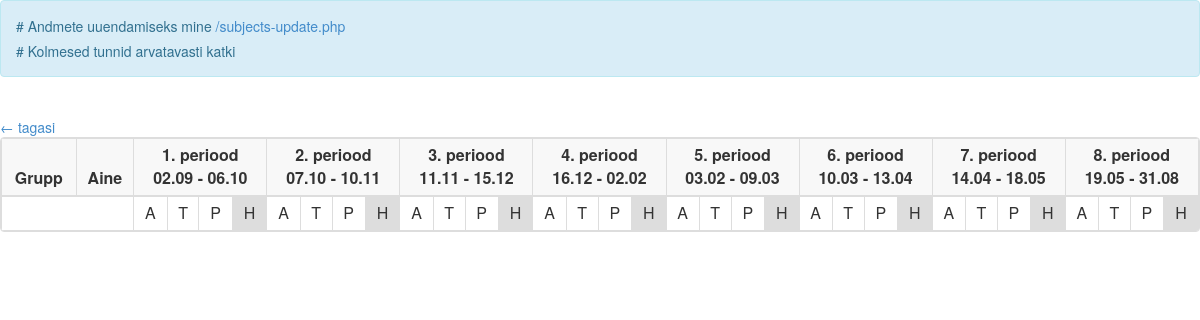
Before: /subjects.php with the older database file.
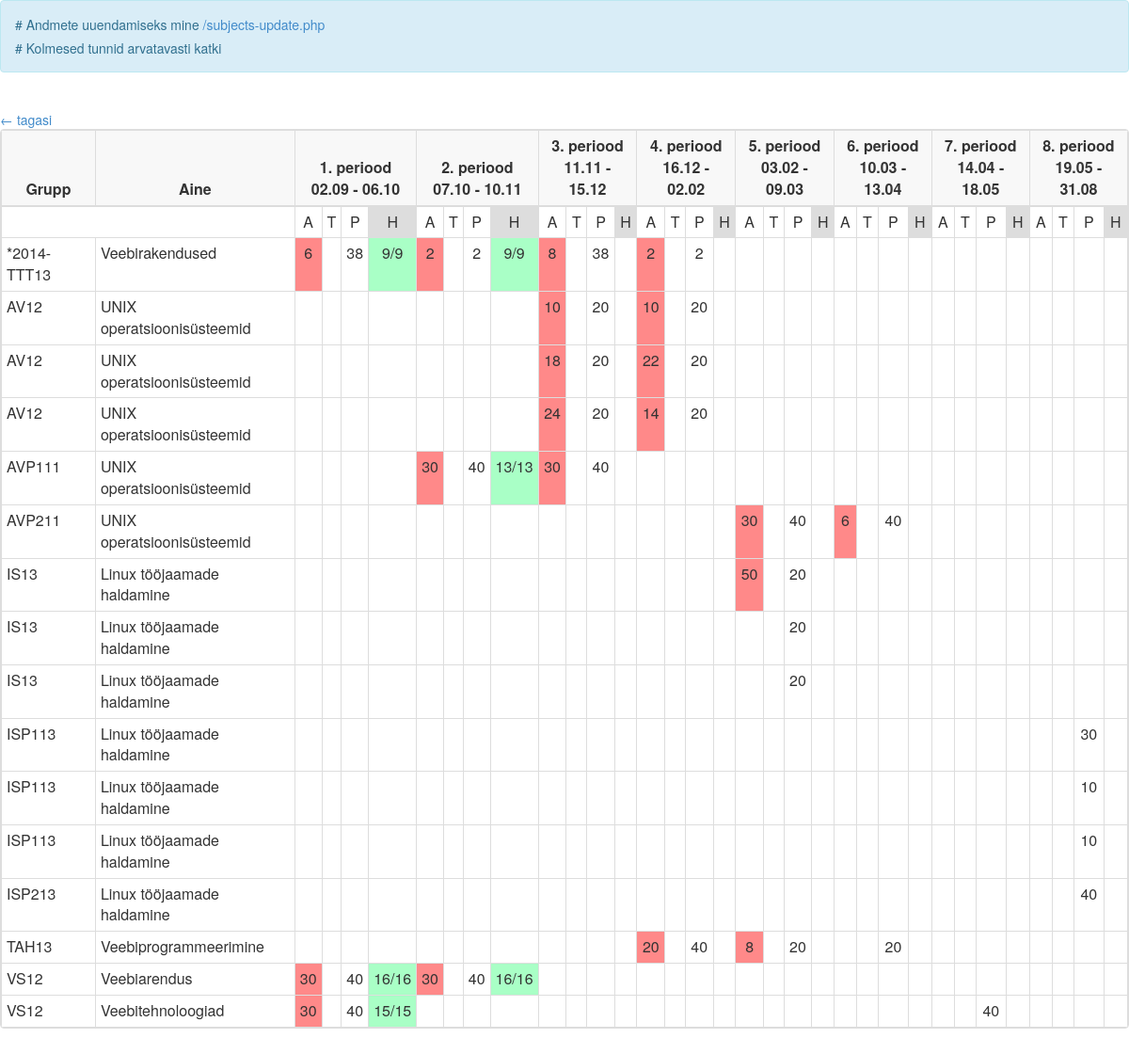
After: the same page with the newer database file.
### tables this page shows
CREATE TABLE IF NOT EXISTS `daybooks` (
  `id` int(10) unsigned NOT NULL,
  `name` varchar(255) NOT NULL,
  `planned` int(10) unsigned NOT NULL,
  `students` int(10) unsigned NOT NULL,
  `fullname` varchar(255) NOT NULL,
  `groupname` varchar(255) NOT NULL,
  `p1c` int(11) NOT NULL,
  `p2c` int(11) NOT NULL,
  `p3c` int(11) NOT NULL,
  `p4c` int(11) NOT NULL,
  `p5c` int(11) NOT NULL,
  `p6c` int(11) NOT NULL,
  `p7c` int(11) NOT NULL,
  `p8c` int(11) NOT NULL,
  `p1p` int(11) NOT NULL,
  `p2p` int(11) NOT NULL,
  `p3p` int(11) NOT NULL,
  `p4p` int(11) NOT NULL,
  `p5p` int(11) NOT NULL,
  `p6p` int(11) NOT NULL,
  `p7p` int(11) NOT NULL,
  `p8p` int(11) NOT NULL,
  `theory` int(1) unsigned NOT NULL,
  PRIMARY KEY (`id`)
);

### subjects.php (the view, shortened to what this page needs)
<?php
$conn = new mysqli($server, $user, $pass, $database);
$conn->set_charset("utf8");
$dbs = $conn->query("SELECT * FROM daybooks ORDER BY groupname ASC");
$perioodid = array(
array('start'=> '02.09.2013', 'end'=> '06.10.2013'),
array('start'=> '07.10.2013', 'end'=> '10.11.2013'),
array('start'=> '11.11.2013', 'end'=> '15.12.2013'),
array('start'=> '16.12.2013', 'end'=> '02.02.2014'),
array('start'=> '03.02.2014', 'end'=> '09.03.2014'),
array('start'=> '10.03.2014', 'end'=> '13.04.2014'),
array('start'=> '14.04.2014', 'end'=> '18.05.2014'),
array('start'=> '19.05.2014', 'end'=> '31.08.2014'),
);
$currentPeriod = 0;
$todayYmd = date('Ymd', strtotime('today'));
?>
<html lang="en">
	<head>
		<link href="css/bootstrap.min.css" rel="stylesheet">
		<link href="css/main.css" rel="stylesheet">
	</head>
<body>
<div class="alert alert-info">
	<p># Andmete uuendamiseks mine <a href="subjects-update.php" target="_new">/subjects-update.php</a></p>
	<p># Kolmesed tunnid arvatavasti katki</p>
</div>
<div class="">
	<br>
	<a href="index.php">&larr; tagasi</a>
	<br>
	<div class="table-container">
		<table class="table table-subjects table-condensed table-bordered">
			<thead>
				<tr class="center">
					<th>Grupp</th>
					<th>Aine</th>
					<?php foreach ($perioodid as $i => $periood): ?>
						<?php $currentPeriod = (($todayYmd > date('Ymd', strtotime($periood['start']))) && ($todayYmd < date('Ymd', strtotime($periood['end']))))? ($i+1) : $currentPeriod; ?>
						<th colspan="4" class="<?php echo ($currentPeriod == ($i+1))? 'current-period' : '' ?>"><?php echo ($i+1); ?>. periood<br><?php echo substr($periood['start'], 0, -5) ?> - <?php echo substr($periood['end'], 0, -5) ?></th>
					<?php endforeach ?>
				</tr>
			</thead>
			<tbody>
				<tr class="subheader">
					<td colspan="2"></td>
					<td>A</td>
					<td>T</td>
					<td>P</td>
					<td class="grades">H</td>
					<td>A</td>
					<td>T</td>
					<td>P</td>
					<td class="grades">H</td>
					<td>A</td>
					<td>T</td>
					<td>P</td>
					<td class="grades">H</td>
					<td>A</td>
					<td>T</td>
					<td>P</td>
					<td class="grades">H</td>
					<td>A</td>
					<td>T</td>
					<td>P</td>
					<td class="grades">H</td>
					<td>A</td>
					<td>T</td>
					<td>P</td>
					<td class="grades">H</td>
					<td>A</td>
					<td>T</td>
					<td>P</td>
					<td class="grades">H</td>
					<td>A</td>
					<td>T</td>
					<td>P</td>
					<td class="grades">H</td>
				</tr>
				<?php while($db = $dbs->fetch_assoc()){ ?>
				<?php
					$pgrades_temp = $conn->query("SELECT gradecount FROM grades WHERE daybook_id=".$db['id']." ORDER BY period ASC;");
					$pgrades = array();
					while($pg = $pgrades_temp->fetch_assoc()){
						array_push($pgrades, $pg);
					}
					$plessonsQuery = "select
						(select count(*) from tunnid where lessondate > '".date('Y-m-d',strtotime($perioodid[0]['start']))."' AND lessondate < '".date('Y-m-d', strtotime($perioodid[0]['end']))."' AND subject_id = ".$db['id']."
						) as p1,
						(select count(*) from tunnid where lessondate > '".date('Y-m-d',strtotime($perioodid[1]['start']))."' AND lessondate < '".date('Y-m-d', strtotime($perioodid[1]['end']))."' AND subject_id = ".$db['id']."
						) as p2,
						(select count(*) from tunnid where lessondate > '".date('Y-m-d',strtotime($perioodid[2]['start']))."' AND lessondate < '".date('Y-m-d', strtotime($perioodid[2]['end']))."' AND subject_id = ".$db['id']."
						) as p3,
						(select count(*) from tunnid where lessondate > '".date('Y-m-d',strtotime($perioodid[3]['start']))."' AND lessondate < '".date('Y-m-d', strtotime($perioodid[3]['end']))."' AND subject_id = ".$db['id']."
						) as p4,
						(select count(*) from tunnid where lessondate > '".date('Y-m-d',strtotime($perioodid[4]['start']))."' AND lessondate < '".date('Y-m-d', strtotime($perioodid[4]['end']))."' AND subject_id = ".$db['id']."
						) as p5,
						(select count(*) from tunnid where lessondate > '".date('Y-m-d',strtotime($perioodid[5]['start']))."' AND lessondate < '".date('Y-m-d', strtotime($perioodid[5]['end']))."' AND subject_id = ".$db['id']."
						) as p6,
						(select count(*) from tunnid where lessondate > '".date('Y-m-d',strtotime($perioodid[6]['start']))."' AND lessondate < '".date('Y-m-d', strtotime($perioodid[6]['end']))."' AND subject_id = ".$db['id']."
						) as p7,
						(select count(*) from tunnid where lessondate > '".date('Y-m-d',strtotime($perioodid[7]['start']))."' AND lessondate < '".date('Y-m-d', strtotime($perioodid[7]['end']))."' AND subject_id = ".$db['id']."
						) as p8;
					";
					$plessons_temp = $conn->query($plessonsQuery);
					$plessons = $plessons_temp->fetch_assoc();
				?>
				<tr>
					<td><?php echo $db['groupname'] ?></td>
					<td title="<?php echo $db['fullname'] ?>"><?php echo $db['name'] ?></td>
					<?php
					for ($i=0; $i < 8; $i++) {
						 getPeriod($db, $plessons, $i, $pgrades, $perioodid);
					}
					?>
				</tr>
				<?php }  ?>
			</tbody>
		</table>
	</div>
</div>
</body>
</html>
<?php
function getPeriod($db, $plessons, $periodCounter, $pgrades, $perioodid){ ?>
	<?php
	$enteredClass = '';
	if ($db['p'.($periodCounter+1).'c'] > 0) {
		if ($db['p'.($periodCounter+1).'c'] > ($plessons['p'.($periodCounter+1)] * 2)) $enteredClass = 'red';
	}
	$inTTClass = '';
	$gradesClass = '';
	if ($db['p'.($periodCounter+1).'p'] > 0 && isset($pgrades[$periodCounter]['gradecount']) && $pgrades[$periodCounter]['gradecount'] > 0) {
		if ($pgrades[$periodCounter]['gradecount'] == $db['students']) $gradesClass = 'green';
	}
	?>
	<td class="<?php echo $enteredClass ?>"><?php echo ($db['p'.($periodCounter+1).'c'] > 0)? $db['p'.($periodCounter+1).'c'] : '' ?></td>
	<td class="<?php echo $inTTClass ?>"><?php echo ($plessons['p'.($periodCounter+1)] > 0)? ($plessons['p'.($periodCounter+1)]*2) : '' ?></td>
	<td><?php echo ($db['p'.($periodCounter+1).'p'] > 0)? $db['p'.($periodCounter+1).'p'] : '' ?></td>
	<?php
	if ($db['p'.($periodCounter+1).'p'] > 0)
		$cgp = (isset($pgrades[$periodCounter]['gradecount']) && $pgrades[$periodCounter]['gradecount'] > 0)? $pgrades[$periodCounter]['gradecount'].'/'.$db['students'] : '';
	else $cgp = '';
	?>
	<td class="<?php echo $gradesClass ?>"><?php echo $cgp ?></td>
<?php }
?>

### css/main.css (style rules this page uses)
.table>thead>tr>th { background-color: #F8F8F8; }
.table { margin-bottom: 0; }
.table-container { border-radius: 4px; overflow: hidden; border: 1px solid #ddd; margin-bottom: 50px; }
td.grades, th.grades { background-color: #ddd; }
tr.subheader td { text-align: center; }
tr.center td, tr.center th { text-align: center; }
.table-subjects>tbody>tr>td:nth-child(n+3) { text-align: center; }
.table-subjects>tbody>tr>td.red { background-color: #FF8989; }
.table-subjects>tbody>tr>td.green { background-color: #A9FFC6; }

Changed rows visible on the page:
added daybooks: groupname "*2014-TTT13", name "Veebirakendused", p1c "6", p1p "38", cgp "9/9", p2c "2", p2p "2", p3c "8", p3p "38", p4c "2", p4p "2"
added daybooks: groupname "AV12", name "UNIX operatsioonisüsteemid", p3c "10", p3p "20", p4c "10", p4p "20"
added daybooks: groupname "AV12", name "UNIX operatsioonisüsteemid", p3c "18", p3p "20", p4c "22", p4p "20"
added daybooks: groupname "AV12", name "UNIX operatsioonisüsteemid", p3c "24", p3p "20", p4c "14", p4p "20"
added daybooks: groupname "AVP111", name "UNIX operatsioonisüsteemid", p2c "30", p2p "40", cgp "13/13", p3c "30", p3p "40"
added daybooks: groupname "AVP211", name "UNIX operatsioonisüsteemid", p5c "30", p5p "40", p6c "6", p6p "40"
added daybooks: groupname "IS13", name "Linux tööjaamade haldamine", p5c "50", p5p "20"
added daybooks: groupname "IS13", name "Linux tööjaamade haldamine", p5p "20"
added daybooks: groupname "IS13", name "Linux tööjaamade haldamine", p5p "20"
added daybooks: groupname "ISP113", name "Linux tööjaamade haldamine", p8p "30"
added daybooks: groupname "ISP113", name "Linux tööjaamade haldamine", p8p "10"
added daybooks: groupname "ISP113", name "Linux tööjaamade haldamine", p8p "10"
added daybooks: groupname "ISP213", name "Linux tööjaamade haldamine", p8p "40"
added daybooks: groupname "TAH13", name "Veebiprogrammeerimine", p4c "20", p4p "40", p5c "8", p5p "20", p6p "20"
added daybooks: groupname "VS12", name "Veebiarendus", p1c "30", p1p "40", cgp "16/16", p2c "30", p2p "40"
added daybooks: groupname "VS12", name "Veebitehnoloogiad", p1c "30", p1p "40", cgp "15/15", p7p "40"
